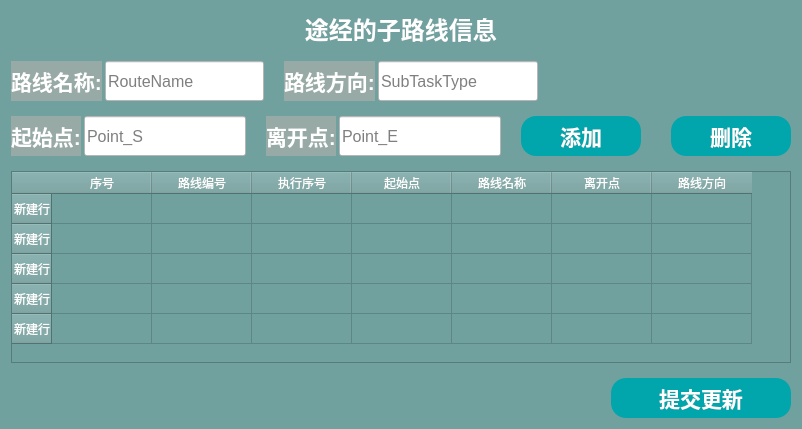
          <widget class="QWidget" name="widget_2" native="true">
           <property name="minimumSize">
            <size>
             <width>0</width>
             <height>0</height>
            </size>
           </property>
           <property name="maximumSize">
            <size>
             <width>167777</width>
             <height>167777</height>
            </size>
           </property>
           <property name="styleSheet">
            <string notr="true">background-color: rgb(112, 161, 159);</string>
           </property>
           <layout class="QGridLayout" name="gridLayout_8">
            <item row="0" column="0">
             <layout class="QVBoxLayout" name="verticalLayout_6" stretch="3,10,1">
              <property name="spacing">
               <number>15</number>
              </property>
              <item>
               <layout class="QVBoxLayout" name="verticalLayout_5">
                <item>
                 <layout class="QHBoxLayout" name="horizontalLayout_31">
                  <item>
                   <spacer name="horizontalSpacer_18">
                    <property name="orientation">
                     <enum>Qt::Horizontal</enum>
                    </property>
                    <property name="sizeHint" stdset="0">
                     <size>
                      <width>40</width>
                      <height>20</height>
                     </size>
                    </property>
                   </spacer>
                  </item>
                  <item>
                   <widget class="QLabel" name="label_21">
                    <property name="maximumSize">
                     <size>
                      <width>16777215</width>
                      <height>45</height>
                     </size>
                    </property>
                    <property name="font">
                     <font>
                      <pointsize>18</pointsize>
                      <weight>75</weight>
                      <bold>true</bold>
                     </font>
                    </property>
                    <property name="styleSheet">
                     <string notr="true">color:#ffffff</string>
                    </property>
                    <property name="text">
                     <string>   途经的子路线信息   </string>
                    </property>
                   </widget>
                  </item>
                  <item>
                   <spacer name="horizontalSpacer_19">
                    <property name="orientation">
                     <enum>Qt::Horizontal</enum>
                    </property>
                    <property name="sizeHint" stdset="0">
                     <size>
                      <width>40</width>
                      <height>20</height>
                     </size>
                    </property>
                   </spacer>
                  </item>
                 </layout>
                </item>
                <item>
                 <layout class="QVBoxLayout" name="verticalLayout" stretch="1,1">
                  <property name="spacing">
                   <number>15</number>
                  </property>
                  <item>
                   <layout class="QHBoxLayout" name="horizontalLayout_4" stretch="1,1,1">
                    <property name="spacing">
                     <number>20</number>
                    </property>
                    <item>
                     <layout class="QHBoxLayout" name="horizontalLayout_95" stretch="1,10">
                      <property name="spacing">
                       <number>3</number>
                      </property>
                      <item>
                       <widget class="QLabel" name="label_58">
                        <property name="minimumSize">
                         <size>
                          <width>0</width>
                          <height>40</height>
                         </size>
                        </property>
                        <property name="font">
                         <font>
                          <pointsize>16</pointsize>
                          <weight>75</weight>
                          <bold>true</bold>
                         </font>
                        </property>
                        <property name="styleSheet">
                         <string notr="true">color:#ffffff;
background-color: rgb(170, 255, 127);
background-color: rgb(151, 170, 166);</string>
                        </property>
                        <property name="text">
                         <string>路线名称:</string>
                        </property>
                       </widget>
                      </item>
                      <item>
                       <widget class="QLineEdit" name="RouteName">
                        <property name="sizePolicy">
                         <sizepolicy hsizetype="Expanding" vsizetype="Preferred">
                          <horstretch>0</horstretch>
                          <verstretch>0</verstretch>
                         </sizepolicy>
                        </property>
                        <property name="minimumSize">
                         <size>
                          <width>120</width>
                          <height>0</height>
                         </size>
                        </property>
                        <property name="font">
                         <font>
                          <pointsize>12</pointsize>
                         </font>
                        </property>
                        <property name="styleSheet">
                         <string notr="true">background-color: rgb(255, 255, 255);</string>
                        </property>
                        <property name="text">
                         <string/>
                        </property>
                        <property name="placeholderText">
                         <string>RouteName</string>
                        </property>
                       </widget>
                      </item>
                     </layout>
                    </item>
                    <item>
                     <layout class="QHBoxLayout" name="horizontalLayout_96" stretch="1,10">
                      <property name="spacing">
                       <number>3</number>
                      </property>
                      <item>
                       <widget class="QLabel" name="label_59">
                        <property name="font">
                         <font>
                          <pointsize>16</pointsize>
                          <weight>75</weight>
                          <bold>true</bold>
                         </font>
                        </property>
                        <property name="styleSheet">
                         <string notr="true">color:#ffffff;
background-color: rgb(170, 255, 127);
background-color: rgb(151, 170, 166);</string>
                        </property>
                        <property name="text">
                         <string>路线方向:</string>
                        </property>
                       </widget>
                      </item>
                      <item>
                       <widget class="QLineEdit" name="SubTaskType">
                        <property name="sizePolicy">
                         <sizepolicy hsizetype="Expanding" vsizetype="Preferred">
                          <horstretch>0</horstretch>
                          <verstretch>0</verstretch>
                         </sizepolicy>
                        </property>
                        <property name="minimumSize">
                         <size>
                          <width>120</width>
                          <height>0</height>
                         </size>
                        </property>
                        <property name="font">
                         <font>
                          <pointsize>12</pointsize>
                         </font>
                        </property>
                        <property name="styleSheet">
                         <string notr="true">background-color: rgb(255, 255, 255);</string>
                        </property>
                        <property name="text">
                         <string/>
                        </property>
                        <property name="placeholderText">
                         <string>SubTaskType</string>
                        </property>
                       </widget>
                      </item>
                     </layout>
                    </item>
                    <item>
                     <spacer name="horizontalSpacer_5">
                      <property name="orientation">
                       <enum>Qt::Horizontal</enum>
                      </property>
                      <property name="sizeHint" stdset="0">
                       <size>
                        <width>40</width>
                        <height>20</height>
                       </size>
                      </property>
                     </spacer>
                    </item>
                   </layout>
                  </item>
                  <item>
                   <layout class="QHBoxLayout" name="horizontalLayout_7" stretch="1,1,1">
                    <property name="spacing">
                     <number>20</number>
                    </property>
                    <item>
                     <layout class="QHBoxLayout" name="horizontalLayout_93" stretch="1,10">
                      <property name="spacing">
                       <number>3</number>
                      </property>
                      <item>
                       <widget class="QLabel" name="label_56">
                        <property name="minimumSize">
                         <size>
                          <width>0</width>
                          <height>35</height>
                         </size>
                        </property>
                        <property name="maximumSize">
                         <size>
                          <width>16777215</width>
                          <height>40</height>
                         </size>
                        </property>
                        <property name="font">
                         <font>
                          <pointsize>16</pointsize>
                          <weight>75</weight>
                          <bold>true</bold>
                         </font>
                        </property>
                        <property name="styleSheet">
                         <string notr="true">color:#ffffff;
background-color: rgb(170, 255, 127);
background-color: rgb(151, 170, 166);</string>
                        </property>
                        <property name="text">
                         <string>起始点:</string>
                        </property>
                       </widget>
                      </item>
                      <item>
                       <widget class="QLineEdit" name="Point_S">
                        <property name="sizePolicy">
                         <sizepolicy hsizetype="Expanding" vsizetype="Preferred">
                          <horstretch>0</horstretch>
                          <verstretch>0</verstretch>
                         </sizepolicy>
                        </property>
                        <property name="minimumSize">
                         <size>
                          <width>120</width>
                          <height>0</height>
                         </size>
                        </property>
                        <property name="font">
                         <font>
                          <pointsize>12</pointsize>
                         </font>
                        </property>
                        <property name="styleSheet">
                         <string notr="true">background-color: rgb(255, 255, 255);</string>
                        </property>
                        <property name="text">
                         <string/>
                        </property>
                        <property name="placeholderText">
                         <string>Point_S</string>
                        </property>
                       </widget>
                      </item>
                     </layout>
                    </item>
                    <item>
                     <layout class="QHBoxLayout" name="horizontalLayout_94" stretch="1,10">
                      <property name="spacing">
                       <number>3</number>
                      </property>
                      <item>
                       <widget class="QLabel" name="label_57">
                        <property name="font">
                         <font>
                          <pointsize>16</pointsize>
                          <weight>75</weight>
                          <bold>true</bold>
                         </font>
                        </property>
                        <property name="styleSheet">
                         <string notr="true">color:#ffffff;
background-color: rgb(170, 255, 127);
background-color: rgb(151, 170, 166);</string>
                        </property>
                        <property name="text">
                         <string>离开点:</string>
                        </property>
                       </widget>
                      </item>
                      <item>
                       <widget class="QLineEdit" name="Point_E">
                        <property name="sizePolicy">
                         <sizepolicy hsizetype="Expanding" vsizetype="Preferred">
                          <horstretch>0</horstretch>
                          <verstretch>0</verstretch>
                         </sizepolicy>
                        </property>
                        <property name="minimumSize">
                         <size>
                          <width>120</width>
                          <height>0</height>
                         </size>
                        </property>
                        <property name="font">
                         <font>
                          <pointsize>12</pointsize>
                         </font>
                        </property>
                        <property name="styleSheet">
                         <string notr="true">background-color: rgb(255, 255, 255);</string>
                        </property>
                        <property name="text">
                         <string/>
                        </property>
                        <property name="placeholderText">
                         <string>Point_E</string>
                        </property>
                       </widget>
                      </item>
                     </layout>
                    </item>
                    <item>
                     <layout class="QHBoxLayout" name="horizontalLayout_5" stretch="1,1,1">
                      <property name="spacing">
                       <number>30</number>
                      </property>
                      <item>
                       <spacer name="horizontalSpacer_35">
                        <property name="orientation">
                         <enum>Qt::Horizontal</enum>
                        </property>
                        <property name="sizeHint" stdset="0">
                         <size>
                          <width>40</width>
                          <height>20</height>
                         </size>
                        </property>
                       </spacer>
                      </item>
                      <item>
                       <widget class="QPushButton" name="add_rule_2">
                        <property name="sizePolicy">
                         <sizepolicy hsizetype="Preferred" vsizetype="Preferred">
                          <horstretch>0</horstretch>
                          <verstretch>0</verstretch>
                         </sizepolicy>
                        </property>
                        <property name="minimumSize">
                         <size>
                          <width>120</width>
                          <height>40</height>
                         </size>
                        </property>
                        <property name="maximumSize">
                         <size>
                          <width>16777215</width>
                          <height>45</height>
                         </size>
                        </property>
                        <property name="font">
                         <font>
                          <pointsize>16</pointsize>
                          <weight>75</weight>
                          <bold>true</bold>
                         </font>
                        </property>
                        <property name="styleSheet">
                         <string notr="true">color: white;  
border: 2px groove gray;
border-radius:15px;border:none;
background-color: rgb(0, 166, 172);</string>
                        </property>
                        <property name="text">
                         <string>添加</string>
                        </property>
                       </widget>
                      </item>
                      <item>
                       <widget class="QPushButton" name="delete_rule_2">
                        <property name="sizePolicy">
                         <sizepolicy hsizetype="Preferred" vsizetype="Preferred">
                          <horstretch>0</horstretch>
                          <verstretch>0</verstretch>
                         </sizepolicy>
                        </property>
                        <property name="minimumSize">
                         <size>
                          <width>120</width>
                          <height>0</height>
                         </size>
                        </property>
                        <property name="maximumSize">
                         <size>
                          <width>16777215</width>
                          <height>45</height>
                         </size>
                        </property>
                        <property name="font">
                         <font>
                          <pointsize>16</pointsize>
                          <weight>75</weight>
                          <bold>true</bold>
                         </font>
                        </property>
                        <property name="styleSheet">
                         <string notr="true">color: white;  
border: 2px groove gray;
border-radius:15px;border:none;
background-color: rgb(0, 166, 172);</string>
                        </property>
                        <property name="text">
                         <string>删除</string>
                        </property>
                       </widget>
                      </item>
                     </layout>
                    </item>
                   </layout>
                  </item>
                 </layout>
                </item>
               </layout>
              </item>
              <item>
               <widget class="QTableWidget" name="tableWidget_rule">
                <property name="font">
                 <font>
                  <pointsize>12</pointsize>
                 </font>
                </property>
                <property name="styleSheet">
                 <string notr="true">color:#ffffff</string>
                </property>
                <row>
                 <property name="text">
                  <string>新建行</string>
                 </property>
                </row>
                <row>
                 <property name="text">
                  <string>新建行</string>
                 </property>
                </row>
                <row>
                 <property name="text">
                  <string>新建行</string>
                 </property>
                </row>
                <row>
                 <property name="text">
                  <string>新建行</string>
                 </property>
                </row>
                <row>
                 <property name="text">
                  <string>新建行</string>
                 </property>
                </row>
                <column>
                 <property name="text">
                  <string>序号</string>
                 </property>
                </column>
                <column>
                 <property name="text">
                  <string>路线编号</string>
                 </property>
                </column>
                <column>
                 <property name="text">
                  <string>执行序号</string>
                 </property>
                </column>
                <column>
                 <property name="text">
                  <string>起始点</string>
                 </property>
                </column>
                <column>
                 <property name="text">
                  <string>路线名称</string>
                 </property>
                </column>
                <column>
                 <property name="text">
                  <string>离开点</string>
                 </property>
                </column>
                <column>
                 <property name="text">
                  <string>路线方向</string>
                 </property>
                </column>
               </widget>
              </item>
              <item>
               <layout class="QHBoxLayout" name="horizontalLayout_19" stretch="20,1">
                <property name="spacing">
                 <number>15</number>
                </property>
                <item>
                 <spacer name="horizontalSpacer">
                  <property name="orientation">
                   <enum>Qt::Horizontal</enum>
                  </property>
                  <property name="sizeHint" stdset="0">
                   <size>
                    <width>40</width>
                    <height>20</height>
                   </size>
                  </property>
                 </spacer>
                </item>
                <item>
                 <widget class="QPushButton" name="update_rule">
                  <property name="sizePolicy">
                   <sizepolicy hsizetype="Preferred" vsizetype="Preferred">
                    <horstretch>0</horstretch>
                    <verstretch>0</verstretch>
                   </sizepolicy>
                  </property>
                  <property name="minimumSize">
                   <size>
                    <width>180</width>
                    <height>40</height>
                   </size>
                  </property>
                  <property name="maximumSize">
                   <size>
                    <width>16777215</width>
                    <height>45</height>
                   </size>
                  </property>
                  <property name="font">
                   <font>
                    <pointsize>16</pointsize>
                    <weight>75</weight>
                    <bold>true</bold>
                   </font>
                  </property>
                  <property name="styleSheet">
                   <string notr="true">color: white;  
border: 2px groove gray;
border-radius:15px;border:none;
background-color: rgb(0, 166, 172);</string>
                  </property>
                  <property name="text">
                   <string>提交更新</string>
                  </property>
                 </widget>
                </item>
               </layout>
              </item>
             </layout>
            </item>
           </layout>
          </widget>
